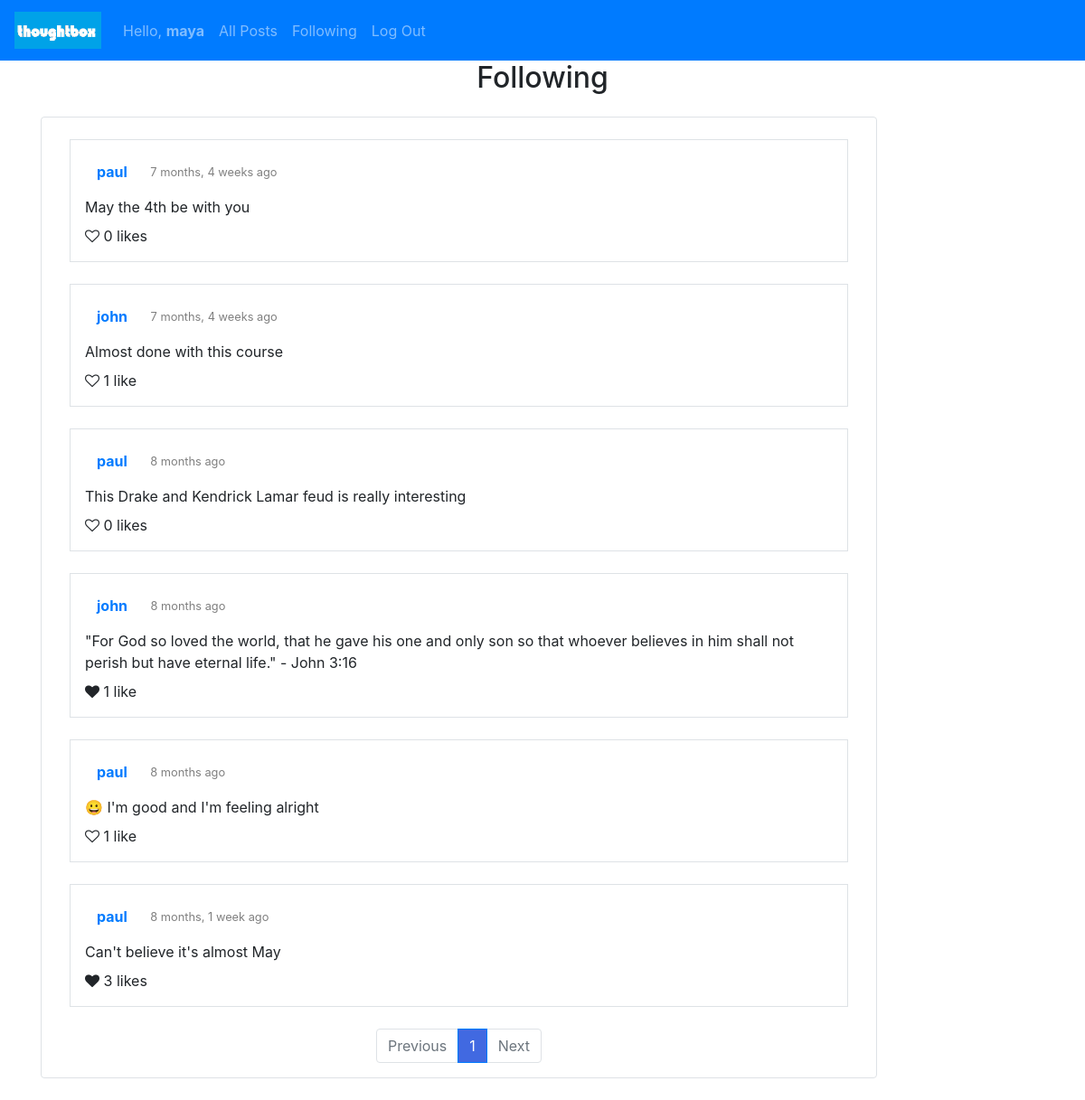
The page /following (signed in) on the database its author committed.
### network/models.py (models this page shows, shortened)
class User(AbstractUser):
    pass
    following = models.ManyToManyField("self", blank=True, related_name="followers", symmetrical=False)

class Post(models.Model):
    author = models.ForeignKey(User, on_delete=models.CASCADE, related_name="posts")
    content = models.CharField(max_length=15000)
    posted_at = models.DateTimeField(auto_now_add=True)
    liked_by = models.ManyToManyField(User, blank=True, related_name="likes")
    def likes(self):
        return self.liked_by.all().count()
    class Meta:
        ordering = ['-posted_at']

### network/views.py (the view)
# urls.py: path("following", views.following, name="following"),
@login_required(login_url='login')
def following(request):
    following = User.objects.get(pk=request.user.id).following.all()
    following_ids = following.values_list('pk', flat=True)
    following_posts = Post.objects.filter(author__in=following_ids)
    paginator = Paginator(following_posts, 10)
    page_number = request.GET.get('page', 1)
    page = paginator.get_page(page_number)
    return render(request, "network/following.html", {
       "posts": following_posts,
       'page': page
    })

### network/templates/network/following.html (shortened to what this page needs)
{% extends "network/layout.html" %}
{% block body %}
    <div class="container">
        <h2 class="text-center title">Following</h2>
        <div class="row-justify-content-center">
            <div class="col-12 col-lg-10 pt-4 my-4 border rounded bg-white">
                {% include "network/posts_container.html" %}
            </div>
        </div>
    </diV>
{% endblock %}

### network/templates/network/layout.html (shortened to what this page needs)
{% load static %}
<!DOCTYPE html>
<html lang="en">
    <head>
        <link rel="stylesheet" href="https://stackpath.bootstrapcdn.com/bootstrap/4.4.1/css/bootstrap.min.css">
        <link rel="stylesheet" href="https://cdnjs.cloudflare.com/ajax/libs/font-awesome/4.7.0/css/font-awesome.min.css">
        <link href="{% static 'network/styles.css' %}" rel="stylesheet">
    </head>
    <body>
        <nav class="navbar navbar-expand-lg navbar-dark bg-primary">
            <a href="#">
                <img src="{% static "thoughtbox-logo.png" %}" height="51" width="96" class="navbar-brand">
            </a>
            <div>
              <ul class="navbar-nav mr-auto">
                {% if user.is_authenticated %}
                    <li class="nav-item">
                        <a class="nav-link" href="{% url 'profile' user.id %}">Hello, <strong>{{ user.username }}</strong></a>
                    </li>
                {% endif %}
                <li class="nav-item">
                  <a class="nav-link" href="{% url 'index' %}">All Posts</a>
                </li>
                {% if user.is_authenticated %}
                    <li class="nav-item">
                        <a class="nav-link" href="{% url 'following' %}">Following</a>
                    </li>
                    <li class="nav-item">
                        <a class="nav-link" href="{% url 'logout' %}">Log Out</a>
                    </li>
                {% endif %}
              </ul>
            </div>
          </nav>
        <div class="body">
            {% block body %}
            {% endblock %}
        </div>
    </body>
</html>

### network/templates/network/posts_container.html (shortened to what this page needs)
{% load humanize %}
{% load static %}
    {% for post in page.object_list %}
    <div class="border box-shadow-posts p-3 mb-4 mx-0 mx-md-3">
        <div class="pb-2" id="post_header_{{ post.id }}">
            <a href="{% url 'profile' post.author.id%}" class="btn btn-link">
                <strong>{{ post.author }}</strong>
            </a>
            {% if post.posted_at|date:'Y-m-d' <= post.posted_at|date:'Y-m-d'%}
                <small class="pl-2 text-black-50">{{ post.posted_at|naturaltime }}</small>
            {% else %}
                <small class="pl-2 text-black-50">{{ post.posted_at|date:"j F, Y, g:i a" }}</small>
            {% endif %}
        </div>
        <div id="post_bodygroup{{ post.id }}">
            <p id="post_body_{{ post.id }}"class="mb-2">{{ post.content }}</p>
        </div>
        <div id="post_likes_{{ post.id }}">
            {% if user.is_authenticated %}
            <i id="post_like_icon_{{ post.id }}" data-id="{{ post.id }}" class="like_icon  fa fa-heart{% if user in post.liked_by.all %} fas{% else %}-o{% endif %}"></i>
            {% else %}
            <i class="like_icon fa fa-heart {% if post.likes != 0 %}fas{% else %}fa fa-heart-o{% endif %}"></i>
            {% endif %}
            <span id="post_likecount_{{ post.id }}">{{ post.likes }} {% if post.likes == 1 %}like{% else %}likes{% endif %}</span>
        </div>
    </div>
    {% empty %}
    <div class="p-3 mb-4 mx-0 mx-md-3">
        <h4>No posts found!!!</h4>
    </div>
    {% endfor %}
    {% if page.object_list %}
    <nav aria-label="...">
        <ul class="pagination justify-content-center">
            <li class="page-item {% if not page.has_previous %} disabled {% endif %}">
                <a class="page-link" href="{{ previous_page_url }}">Previous</a>
            </li>
            {% for n in page.paginator.page_range %}
                {% if n == page.number %}
                <li class="page-item active" aria-current="page">
                    <span class="page-link" style="background-color: #4169e1;">{{ n }}</span>
                </li>
                {% elif n < page.number|add:3 and n > page.number|add:-3 %}
                <li>
                    <a class="page-link pagination-inactive" href="{{GET_params.urlencode}}?page={{ n }}">{{ n }}</a>
                </li>
                {% endif %}
            {% endfor %}
            <li class="page-item {% if not page.has_next %} disabled {% endif %}">
                <a class="page-link" href="{{ next_page_url }}">Next</a>
            </li>
        </ul>
    </nav>
    {% endif %}

### rows shown on the page
User: username "maya"
Post: author "paul", posted_at "7 months, 4 weeks ago", content "May the 4th be with you", likes "0"
Post: author "john", posted_at "7 months, 4 weeks ago", content "Almost done with this course", likes "1"
Post: author "paul", posted_at "8 months ago", content "This Drake and Kendrick Lamar feud is really interesting", likes "0"
Post: author "john", posted_at "8 months ago", content "\"For God so loved the world, that he gave his one and only son so that whoever believes in him shall not perish but have eternal life.\" - John 3:16", likes "1"
Post: author "paul", posted_at "8 months ago", content "😀 I'm good and I'm feeling alright", likes "1"
Post: author "paul", posted_at "8 months, 1 week ago", content "Can't believe it's almost May", likes "3"

### other values the page prints
{{ n }} "1"
